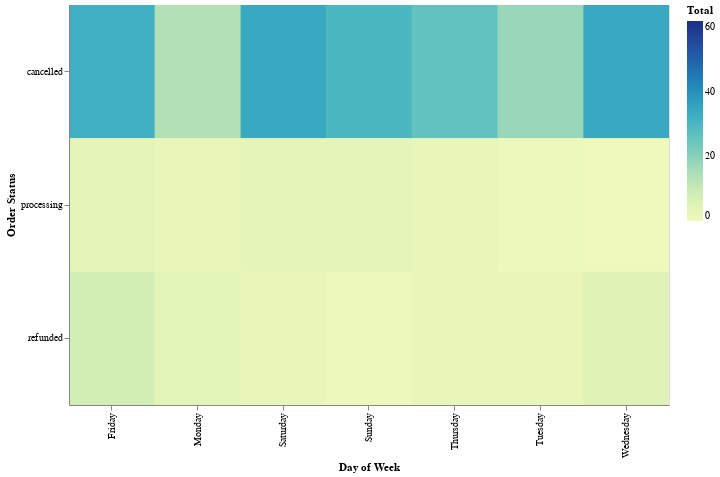

Notebook cell for this chart:
### Markdown cell above
# Combine Weekday with Order Status in new visual
## Exclude 'dispatched status'

### Code cell
df_orders_by_day_filtered_excl_dispatched = df_orders_by_day[(df_orders_by_day['Order Status'] != 'dispatched') & (df_orders_by_day['Order Status'] != 'partially_refunded')]

alt.Chart(df_orders_by_day_filtered_excl_dispatched).mark_rect().encode(
    x = 'Day of Week',
    y = 'Order Status',
    color = 'Total',
).properties(
    width=600,
    height=400,
)

### Figure 1 — Vega-Lite specification as saved in the notebook (floating-point values rounded to 4 significant figures; data arrays with more than 128 entries replaced by an {"elided": "..."} marker saying what was removed)
{"config": {"view": {"continuousWidth": 400, "continuousHeight": 300}}, "data": {"name": "data-1d15cb46f95ecbd71b93dd81116becf4"}, "mark": "rect", "encoding": {"color": {"type": "quantitative", "field": "Total"}, "x": {"type": "nominal", "field": "Day of Week"}, "y": {"type": "nominal", "field": "Order Status"}}, "height": 400, "width": 600, "$schema": "https://vega.github.io/schema/vega-lite/v4.8.1.json", "datasets": {"data-1d15cb46f95ecbd71b93dd81116becf4": {"elided": "198 records"}}}
